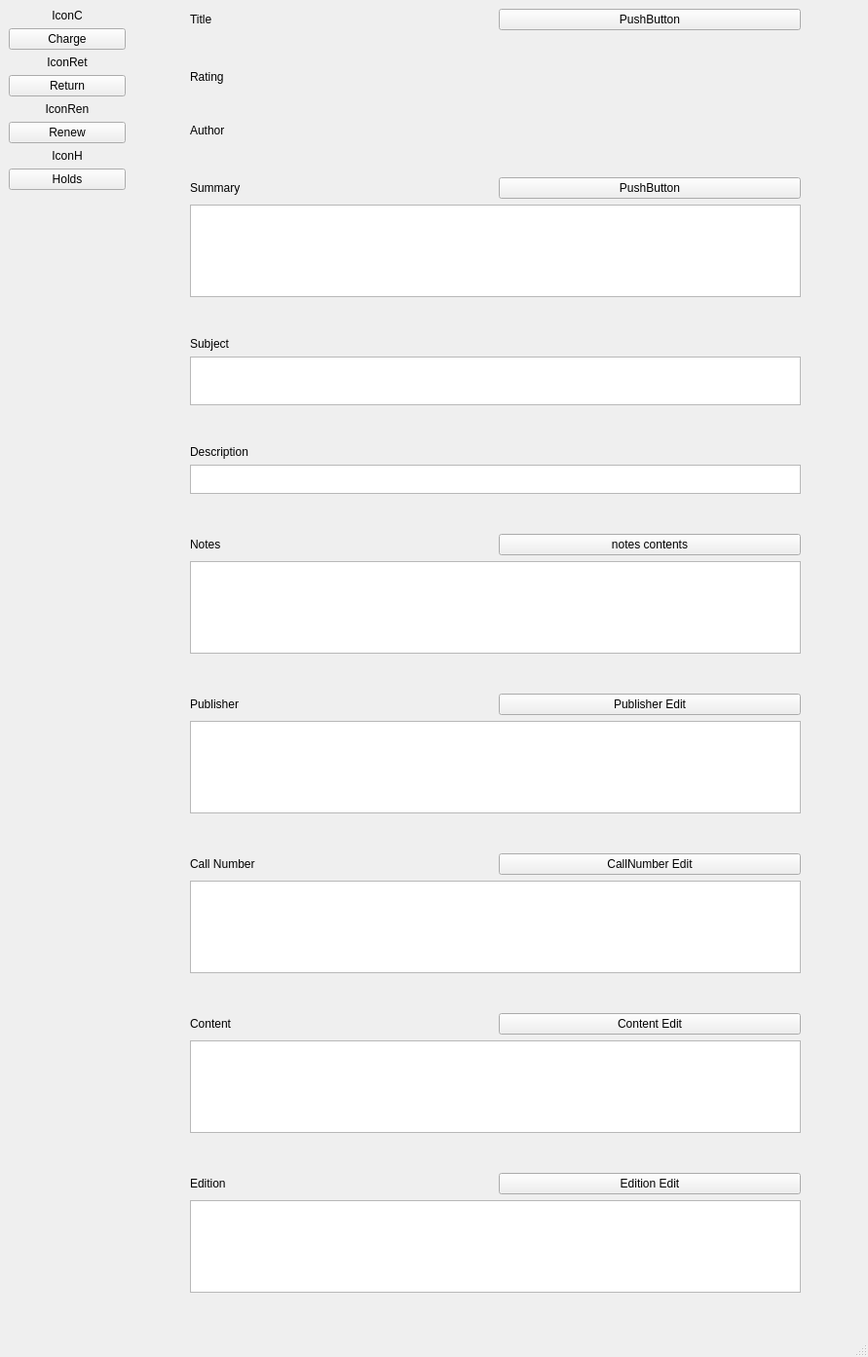
<?xml version="1.0" encoding="UTF-8"?>
<ui version="4.0">
 <class>AdminBookPage</class>
 <widget class="QMainWindow" name="AdminBookPage">
  <property name="geometry">
   <rect>
    <x>0</x>
    <y>0</y>
    <width>891</width>
    <height>1393</height>
   </rect>
  </property>
  <property name="windowTitle">
   <string>MainWindow</string>
  </property>
  <widget class="QWidget" name="centralwidget">
   <layout class="QVBoxLayout" name="verticalLayout_5">
    <item>
     <layout class="QVBoxLayout" name="verticalLayout_4">
      <item>
       <layout class="QHBoxLayout" name="horizontalLayout_21">
        <item>
         <layout class="QVBoxLayout" name="verticalLayout_2">
          <item>
           <layout class="QVBoxLayout" name="verticalLayout">
            <item>
             <widget class="QLabel" name="label">
              <property name="text">
               <string>IconC</string>
              </property>
              <property name="alignment">
               <set>Qt::AlignCenter</set>
              </property>
             </widget>
            </item>
            <item>
             <widget class="QPushButton" name="adminChargeBtn">
              <property name="text">
               <string>Charge</string>
              </property>
             </widget>
            </item>
            <item>
             <widget class="QLabel" name="label_2">
              <property name="text">
               <string>IconRet</string>
              </property>
              <property name="alignment">
               <set>Qt::AlignCenter</set>
              </property>
             </widget>
            </item>
            <item>
             <widget class="QPushButton" name="adminRetBtn">
              <property name="text">
               <string>Return</string>
              </property>
             </widget>
            </item>
            <item>
             <widget class="QLabel" name="label_3">
              <property name="text">
               <string>IconRen</string>
              </property>
              <property name="alignment">
               <set>Qt::AlignCenter</set>
              </property>
             </widget>
            </item>
            <item>
             <widget class="QPushButton" name="adminRenBtn">
              <property name="text">
               <string>Renew</string>
              </property>
             </widget>
            </item>
            <item>
             <widget class="QLabel" name="label_4">
              <property name="text">
               <string>IconH</string>
              </property>
              <property name="alignment">
               <set>Qt::AlignCenter</set>
              </property>
             </widget>
            </item>
            <item>
             <widget class="QPushButton" name="adminHoldBtn">
              <property name="text">
               <string>Holds</string>
              </property>
             </widget>
            </item>
           </layout>
          </item>
          <item>
           <spacer name="horizontalSpacer_12">
            <property name="orientation">
             <enum>Qt::Horizontal</enum>
            </property>
            <property name="sizeType">
             <enum>QSizePolicy::Maximum</enum>
            </property>
            <property name="sizeHint" stdset="0">
             <size>
              <width>120</width>
              <height>20</height>
             </size>
            </property>
           </spacer>
          </item>
          <item>
           <spacer name="verticalSpacer_2">
            <property name="orientation">
             <enum>Qt::Vertical</enum>
            </property>
            <property name="sizeHint" stdset="0">
             <size>
              <width>20</width>
              <height>40</height>
             </size>
            </property>
           </spacer>
          </item>
         </layout>
        </item>
        <item>
         <spacer name="verticalSpacer">
          <property name="orientation">
           <enum>Qt::Vertical</enum>
          </property>
          <property name="sizeHint" stdset="0">
           <size>
            <width>20</width>
            <height>40</height>
           </size>
          </property>
         </spacer>
        </item>
        <item>
         <spacer name="horizontalSpacer_9">
          <property name="orientation">
           <enum>Qt::Horizontal</enum>
          </property>
          <property name="sizeType">
           <enum>QSizePolicy::Maximum</enum>
          </property>
          <property name="sizeHint" stdset="0">
           <size>
            <width>40</width>
            <height>20</height>
           </size>
          </property>
         </spacer>
        </item>
        <item>
         <layout class="QVBoxLayout" name="verticalLayout_3">
          <item>
           <layout class="QHBoxLayout" name="horizontalLayout_2">
            <item>
             <widget class="QLabel" name="bookTitle">
              <property name="text">
               <string>Title</string>
              </property>
             </widget>
            </item>
            <item>
             <widget class="QPushButton" name="bookTitleEditBtn">
              <property name="text">
               <string>PushButton</string>
              </property>
             </widget>
            </item>
           </layout>
          </item>
          <item>
           <spacer name="verticalSpacer_3">
            <property name="orientation">
             <enum>Qt::Vertical</enum>
            </property>
            <property name="sizeType">
             <enum>QSizePolicy::Maximum</enum>
            </property>
            <property name="sizeHint" stdset="0">
             <size>
              <width>20</width>
              <height>40</height>
             </size>
            </property>
           </spacer>
          </item>
          <item>
           <layout class="QHBoxLayout" name="horizontalLayout_4">
            <item>
             <widget class="QLabel" name="label_6">
              <property name="text">
               <string>Rating</string>
              </property>
             </widget>
            </item>
           </layout>
          </item>
          <item>
           <spacer name="verticalSpacer_4">
            <property name="orientation">
             <enum>Qt::Vertical</enum>
            </property>
            <property name="sizeType">
             <enum>QSizePolicy::Maximum</enum>
            </property>
            <property name="sizeHint" stdset="0">
             <size>
              <width>20</width>
              <height>40</height>
             </size>
            </property>
           </spacer>
          </item>
          <item>
           <layout class="QHBoxLayout" name="horizontalLayout_3">
            <item>
             <widget class="QLabel" name="label_5">
              <property name="text">
               <string>Author</string>
              </property>
             </widget>
            </item>
           </layout>
          </item>
          <item>
           <spacer name="verticalSpacer_5">
            <property name="orientation">
             <enum>Qt::Vertical</enum>
            </property>
            <property name="sizeType">
             <enum>QSizePolicy::Maximum</enum>
            </property>
            <property name="sizeHint" stdset="0">
             <size>
              <width>20</width>
              <height>20</height>
             </size>
            </property>
           </spacer>
          </item>
          <item>
           <spacer name="horizontalSpacer_11">
            <property name="orientation">
             <enum>Qt::Horizontal</enum>
            </property>
            <property name="sizeHint" stdset="0">
             <size>
              <width>40</width>
              <height>20</height>
             </size>
            </property>
           </spacer>
          </item>
          <item>
           <layout class="QHBoxLayout" name="horizontalLayout_5">
            <item>
             <widget class="QLabel" name="label_7">
              <property name="text">
               <string>Summary</string>
              </property>
             </widget>
            </item>
            <item>
             <widget class="QPushButton" name="summaryEditBtn">
              <property name="text">
               <string>PushButton</string>
              </property>
             </widget>
            </item>
           </layout>
          </item>
          <item>
           <layout class="QHBoxLayout" name="horizontalLayout_6">
            <item>
             <widget class="QTextEdit" name="bookDesc">
              <property name="maximumSize">
               <size>
                <width>16777215</width>
                <height>100</height>
               </size>
              </property>
             </widget>
            </item>
           </layout>
          </item>
          <item>
           <spacer name="verticalSpacer_7">
            <property name="orientation">
             <enum>Qt::Vertical</enum>
            </property>
            <property name="sizeType">
             <enum>QSizePolicy::Maximum</enum>
            </property>
            <property name="sizeHint" stdset="0">
             <size>
              <width>20</width>
              <height>40</height>
             </size>
            </property>
           </spacer>
          </item>
          <item>
           <layout class="QHBoxLayout" name="horizontalLayout_7">
            <item>
             <widget class="QLabel" name="label_8">
              <property name="text">
               <string>Subject</string>
              </property>
             </widget>
            </item>
           </layout>
          </item>
          <item>
           <layout class="QHBoxLayout" name="horizontalLayout_8">
            <item>
             <widget class="QTextEdit" name="textEdit_2">
              <property name="maximumSize">
               <size>
                <width>16777215</width>
                <height>50</height>
               </size>
              </property>
             </widget>
            </item>
           </layout>
          </item>
          <item>
           <spacer name="verticalSpacer_9">
            <property name="orientation">
             <enum>Qt::Vertical</enum>
            </property>
            <property name="sizeType">
             <enum>QSizePolicy::Maximum</enum>
            </property>
            <property name="sizeHint" stdset="0">
             <size>
              <width>20</width>
              <height>40</height>
             </size>
            </property>
           </spacer>
          </item>
          <item>
           <layout class="QHBoxLayout" name="horizontalLayout_13">
            <item>
             <widget class="QLabel" name="label_14">
              <property name="text">
               <string>Description</string>
              </property>
             </widget>
            </item>
           </layout>
          </item>
          <item>
           <layout class="QHBoxLayout" name="horizontalLayout_14">
            <item>
             <widget class="QTextEdit" name="textEdit">
              <property name="maximumSize">
               <size>
                <width>16777215</width>
                <height>30</height>
               </size>
              </property>
             </widget>
            </item>
           </layout>
          </item>
          <item>
           <spacer name="verticalSpacer_10">
            <property name="orientation">
             <enum>Qt::Vertical</enum>
            </property>
            <property name="sizeType">
             <enum>QSizePolicy::Maximum</enum>
            </property>
            <property name="sizeHint" stdset="0">
             <size>
              <width>20</width>
              <height>40</height>
             </size>
            </property>
           </spacer>
          </item>
          <item>
           <layout class="QHBoxLayout" name="horizontalLayout_11">
            <item>
             <widget class="QLabel" name="label_12">
              <property name="text">
               <string>Notes</string>
              </property>
             </widget>
            </item>
            <item>
             <widget class="QPushButton" name="pushButton_7">
              <property name="text">
               <string>notes contents</string>
              </property>
             </widget>
            </item>
           </layout>
          </item>
          <item>
           <layout class="QHBoxLayout" name="horizontalLayout_12">
            <item>
             <widget class="QTextEdit" name="textEdit_3">
              <property name="maximumSize">
               <size>
                <width>16777215</width>
                <height>100</height>
               </size>
              </property>
             </widget>
            </item>
           </layout>
          </item>
          <item>
           <spacer name="verticalSpacer_11">
            <property name="orientation">
             <enum>Qt::Vertical</enum>
            </property>
            <property name="sizeType">
             <enum>QSizePolicy::Maximum</enum>
            </property>
            <property name="sizeHint" stdset="0">
             <size>
              <width>20</width>
              <height>40</height>
             </size>
            </property>
           </spacer>
          </item>
          <item>
           <layout class="QHBoxLayout" name="horizontalLayout_15">
            <item>
             <widget class="QLabel" name="label_16">
              <property name="text">
               <string>Publisher</string>
              </property>
             </widget>
            </item>
            <item>
             <widget class="QPushButton" name="pushButton_9">
              <property name="text">
               <string>Publisher Edit</string>
              </property>
             </widget>
            </item>
           </layout>
          </item>
          <item>
           <layout class="QHBoxLayout" name="horizontalLayout_16">
            <item>
             <widget class="QTextEdit" name="textEdit_5">
              <property name="maximumSize">
               <size>
                <width>16777215</width>
                <height>100</height>
               </size>
              </property>
             </widget>
            </item>
           </layout>
          </item>
          <item>
           <spacer name="verticalSpacer_12">
            <property name="orientation">
             <enum>Qt::Vertical</enum>
            </property>
            <property name="sizeType">
             <enum>QSizePolicy::Maximum</enum>
            </property>
            <property name="sizeHint" stdset="0">
             <size>
              <width>20</width>
              <height>40</height>
             </size>
            </property>
           </spacer>
          </item>
          <item>
           <layout class="QHBoxLayout" name="horizontalLayout_19">
            <item>
             <widget class="QLabel" name="label_20">
              <property name="text">
               <string>Call Number</string>
              </property>
             </widget>
            </item>
            <item>
             <widget class="QPushButton" name="pushButton_11">
              <property name="text">
               <string>CallNumber Edit</string>
              </property>
             </widget>
            </item>
           </layout>
          </item>
          <item>
           <layout class="QHBoxLayout" name="horizontalLayout_20">
            <item>
             <widget class="QTextEdit" name="textEdit_4">
              <property name="maximumSize">
               <size>
                <width>16777215</width>
                <height>100</height>
               </size>
              </property>
             </widget>
            </item>
           </layout>
          </item>
          <item>
           <spacer name="verticalSpacer_13">
            <property name="orientation">
             <enum>Qt::Vertical</enum>
            </property>
            <property name="sizeType">
             <enum>QSizePolicy::Maximum</enum>
            </property>
            <property name="sizeHint" stdset="0">
             <size>
              <width>20</width>
              <height>40</height>
             </size>
            </property>
           </spacer>
          </item>
          <item>
           <layout class="QHBoxLayout" name="horizontalLayout_9">
            <item>
             <widget class="QLabel" name="label_10">
              <property name="text">
               <string>Content</string>
              </property>
             </widget>
            </item>
            <item>
             <widget class="QPushButton" name="pushButton_6">
              <property name="text">
               <string>Content Edit</string>
              </property>
             </widget>
            </item>
           </layout>
          </item>
          <item>
           <layout class="QHBoxLayout" name="horizontalLayout_10">
            <item>
             <widget class="QTextEdit" name="textEdit_6">
              <property name="maximumSize">
               <size>
                <width>16777215</width>
                <height>100</height>
               </size>
              </property>
             </widget>
            </item>
           </layout>
          </item>
          <item>
           <spacer name="verticalSpacer_14">
            <property name="orientation">
             <enum>Qt::Vertical</enum>
            </property>
            <property name="sizeType">
             <enum>QSizePolicy::Maximum</enum>
            </property>
            <property name="sizeHint" stdset="0">
             <size>
              <width>20</width>
              <height>40</height>
             </size>
            </property>
           </spacer>
          </item>
          <item>
           <layout class="QHBoxLayout" name="horizontalLayout_17">
            <item>
             <widget class="QLabel" name="label_18">
              <property name="text">
               <string>Edition</string>
              </property>
             </widget>
            </item>
            <item>
             <widget class="QPushButton" name="pushButton_10">
              <property name="text">
               <string>Edition Edit</string>
              </property>
             </widget>
            </item>
           </layout>
          </item>
          <item>
           <layout class="QHBoxLayout" name="horizontalLayout_18">
            <item>
             <widget class="QTextEdit" name="textEdit_7">
              <property name="maximumSize">
               <size>
                <width>16777215</width>
                <height>100</height>
               </size>
              </property>
             </widget>
            </item>
           </layout>
          </item>
          <item>
           <spacer name="verticalSpacer_15">
            <property name="orientation">
             <enum>Qt::Vertical</enum>
            </property>
            <property name="sizeHint" stdset="0">
             <size>
              <width>20</width>
              <height>40</height>
             </size>
            </property>
           </spacer>
          </item>
         </layout>
        </item>
        <item>
         <spacer name="horizontalSpacer_10">
          <property name="orientation">
           <enum>Qt::Horizontal</enum>
          </property>
          <property name="sizeType">
           <enum>QSizePolicy::Maximum</enum>
          </property>
          <property name="sizeHint" stdset="0">
           <size>
            <width>60</width>
            <height>20</height>
           </size>
          </property>
         </spacer>
        </item>
       </layout>
      </item>
     </layout>
    </item>
   </layout>
  </widget>
  <widget class="QMenuBar" name="menubar">
   <property name="geometry">
    <rect>
     <x>0</x>
     <y>0</y>
     <width>891</width>
     <height>21</height>
    </rect>
   </property>
  </widget>
  <widget class="QStatusBar" name="statusbar"/>
 </widget>
 <resources/>
 <connections/>
</ui>
